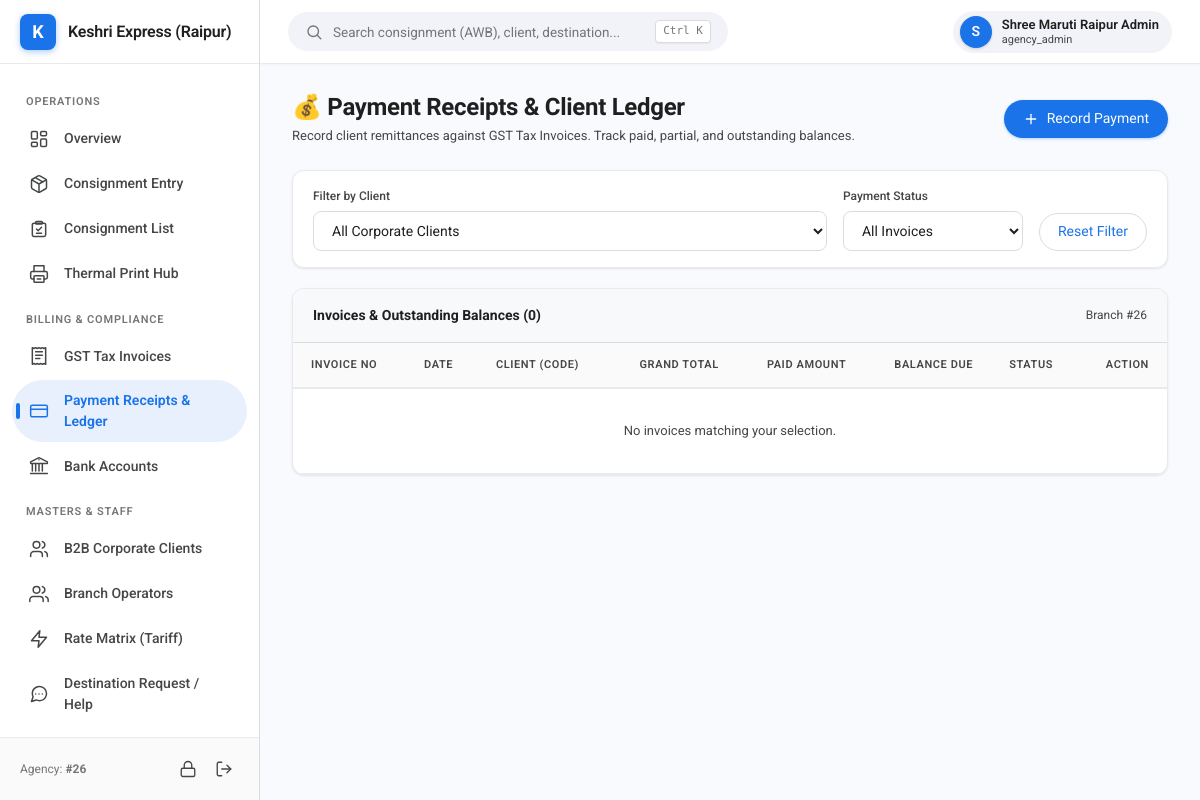
Page /payments (signed in) on the earlier database version.
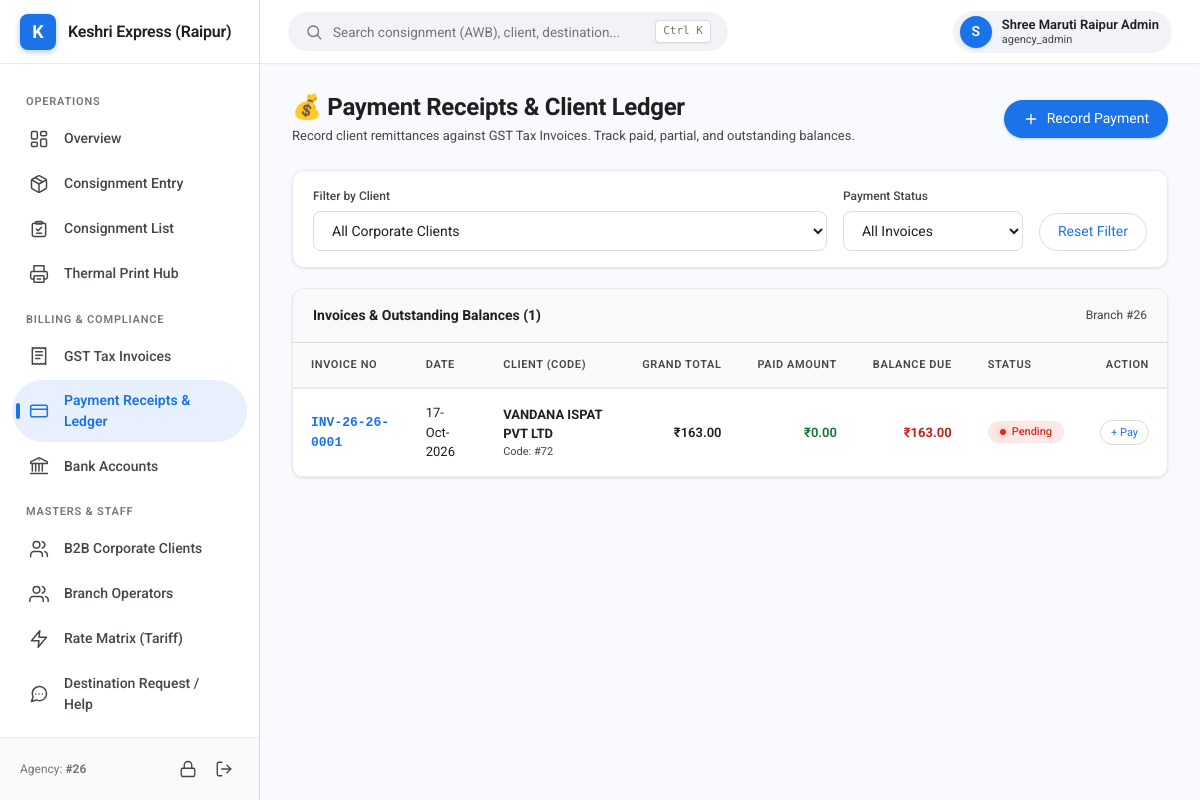
Same page on the later database version.
### tables this page shows
CREATE TABLE invoices (
    id INTEGER PRIMARY KEY AUTOINCREMENT,
    tenant_id INTEGER NOT NULL,
    invoice_no VARCHAR(50) UNIQUE NOT NULL,
    invoice_date DATE NOT NULL,
    due_date DATE NOT NULL,
    client_id INTEGER NOT NULL,
    bank_account_id INTEGER NULL,
    period_from DATE NOT NULL,
    period_to DATE NOT NULL,
    consignments_count INTEGER DEFAULT 0,
    subtotal_amount REAL NOT NULL,
    fuel_surcharge_percent REAL DEFAULT 0,
    fuel_surcharge_amount REAL DEFAULT 0,
    docket_charge_amount REAL DEFAULT 0,
    taxable_amount REAL NOT NULL,
    cgst_rate REAL DEFAULT 0,
    cgst_amount REAL DEFAULT 0,
    sgst_rate REAL DEFAULT 0,
    sgst_amount REAL DEFAULT 0,
    igst_rate REAL DEFAULT 0,
    igst_amount REAL DEFAULT 0,
    total_gst_amount REAL DEFAULT 0,
    round_off REAL DEFAULT 0,
    grand_total REAL NOT NULL,
    payment_status VARCHAR(20) DEFAULT 'pending', -- pending, paid, partially_paid, cancelled
    paid_amount REAL DEFAULT 0,
    payment_mode VARCHAR(30) NULL,
    payment_notes TEXT NULL,
    created_by_user_id INTEGER NULL,
    created_at DATETIME DEFAULT CURRENT_TIMESTAMP,
    FOREIGN KEY (tenant_id) REFERENCES tenants(id),
    FOREIGN KEY (client_id) REFERENCES clients(id),
    FOREIGN KEY (bank_account_id) REFERENCES agency_bank_accounts(id)
);

CREATE TABLE clients (
    id INTEGER PRIMARY KEY AUTOINCREMENT,
    tenant_id INTEGER NOT NULL,
    client_code VARCHAR(30) NOT NULL,
    name VARCHAR(150) NOT NULL,
    contact_person VARCHAR(100),
    phone VARCHAR(20),
    email VARCHAR(120),
    address TEXT,
    city VARCHAR(100),
    state VARCHAR(100),
    pincode VARCHAR(10),
    gstin VARCHAR(20),
    pan_no VARCHAR(20),
    status VARCHAR(20) DEFAULT 'active',
    created_at DATETIME DEFAULT CURRENT_TIMESTAMP, billing_address TEXT NULL, fuel_surcharge_percent REAL DEFAULT 10.0, insurance_percent REAL DEFAULT 0.0,
    FOREIGN KEY (tenant_id) REFERENCES tenants(id)
);

### src/Views/payments/index.php (the view, shortened to what the changed rows need)
<div class="page-header">
    <div>
        <h1 class="page-title">💰 Payment Receipts & Client Ledger</h1>
    </div>
</div>
<div class="g-card" style="padding:0; overflow:hidden;">
    <div style="padding:16px 20px; border-bottom:1px solid #dadce0; display:flex; justify-content:space-between; align-items:center; background:#f8f9fa;">
        <div style="font-weight:700; font-size:14px;">
            Invoices & Outstanding Balances (<?= count($invoices) ?>)
        </div>
        <div style="font-size:12px; color:var(--text-secondary);">
            Branch #<?= htmlspecialchars(TenantContext::getTenant()['agency_code'] ?? '26') ?>
        </div>
    </div>
    <div style="overflow-x:auto;">
        <table class="g-table">
            <thead>
                <tr>
                    <th>Invoice No</th>
                    <th>Date</th>
                    <th>Client (Code)</th>
                    <th style="text-align:right;">Grand Total</th>
                    <th style="text-align:right;">Paid Amount</th>
                    <th style="text-align:right;">Balance Due</th>
                    <th>Status</th>
                    <th style="text-align:right;">Action</th>
                </tr>
            </thead>
            <tbody>
                <?php if (empty($invoices)): ?>
                    <tr>
                        <td colspan="8" style="text-align:center; padding:32px; color:var(--text-secondary);">
                            No invoices matching your selection.
                        </td>
                    </tr>
                <?php else: ?>
                    <?php foreach ($invoices as $inv): ?>
                        <tr>
                            <td>
                                <a href="/invoices/<?= $inv['id'] ?>" style="font-weight:700; font-family:monospace; color:#1a73e8; text-decoration:none;">
                                    <?= htmlspecialchars($inv['invoice_no']) ?>
                                </a>
                            </td>
                            <td><?= date('d-M-Y', strtotime($inv['invoice_date'])) ?></td>
                            <td>
                                <div><strong><?= htmlspecialchars($inv['client_name']) ?></strong></div>
                                <div style="font-size:11px; color:var(--text-secondary);">Code: #<?= htmlspecialchars($inv['client_code']) ?></div>
                            </td>
                            <td style="text-align:right; font-weight:600;">
                                ₹<?= number_format($inv['grand_total'], 2) ?>
                            </td>
                            <td style="text-align:right; color:#137333; font-weight:600;">
                                ₹<?= number_format($inv['paid_amount'] ?? 0, 2) ?>
                            </td>
                            <td style="text-align:right; font-weight:700; color:<?= $inv['balance_due'] > 1 ? '#c5221f' : '#137333' ?>;">
                                ₹<?= number_format(max(0, $inv['balance_due']), 2) ?>
                            </td>
                            <td>
                                <?php if ($inv['payment_status'] === 'paid'): ?>
                                    <span class="g-chip chip-success" style="font-size:11px;">Paid</span>
                                <?php elseif ($inv['payment_status'] === 'partially_paid'): ?>
                                    <span class="g-chip chip-info" style="font-size:11px;">Partial</span>
                                <?php else: ?>
                                    <span class="g-chip chip-danger" style="font-size:11px;">Pending</span>
                                <?php endif; ?>
                            </td>
                            <td style="text-align:right;">
                                <?php if ($inv['payment_status'] !== 'paid'): ?>
                                    <button type="button" class="btn btn-outlined" style="padding:4px 10px; font-size:11px;" onclick="openPaymentForInvoice(<?= $inv['id'] ?>, '<?= htmlspecialchars($inv['invoice_no']) ?>', <?= max(0, $inv['balance_due']) ?>, '<?= htmlspecialchars($inv['client_name']) ?>')">
                                        + Pay
                                    </button>
                                <?php else: ?>
                                    <span style="font-size:12px; color:#137333;">✓ Cleared</span>
                                <?php endif; ?>
                            </td>
                        </tr>
                    <?php endforeach; ?>
                <?php endif; ?>
            </tbody>
        </table>
    </div>
</div>
<?php
require ROOT_PATH . '/src/Views/layout.php';
?>

Differences in the rows shown:
added invoices: invoice_no "INV-26-26-0001", invoice_date "17-Oct-2026", client.name "VANDANA ISPAT PVT LTD", client.client_code "72", grand_total "163.00", paid_amount "0.00", max(0, $inv['balance_due']) "163.00", payment_status "Pending"
Other differences:
count($invoices): "0" → "1"
text no longer shown: "No invoices matching your selection."
